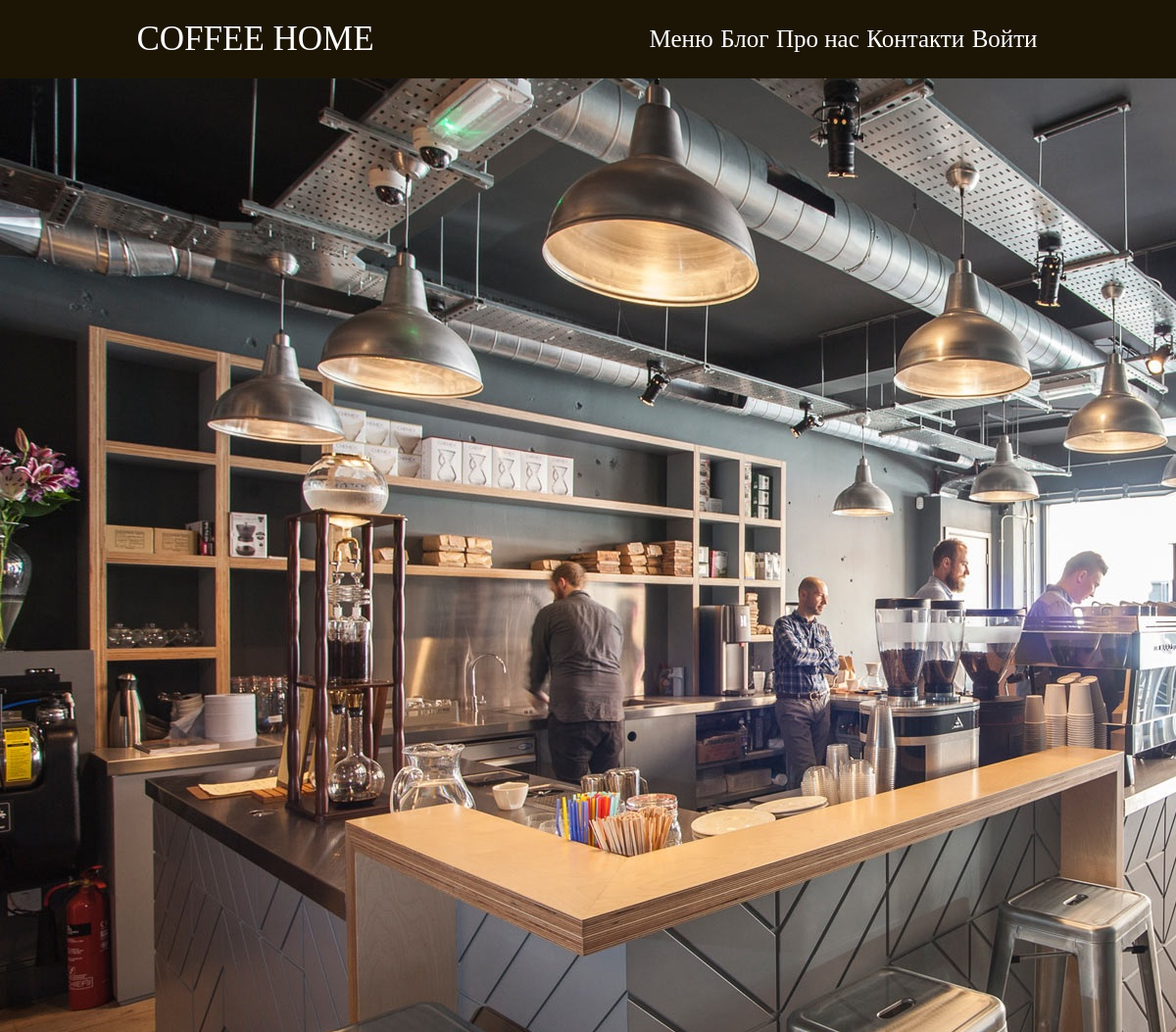
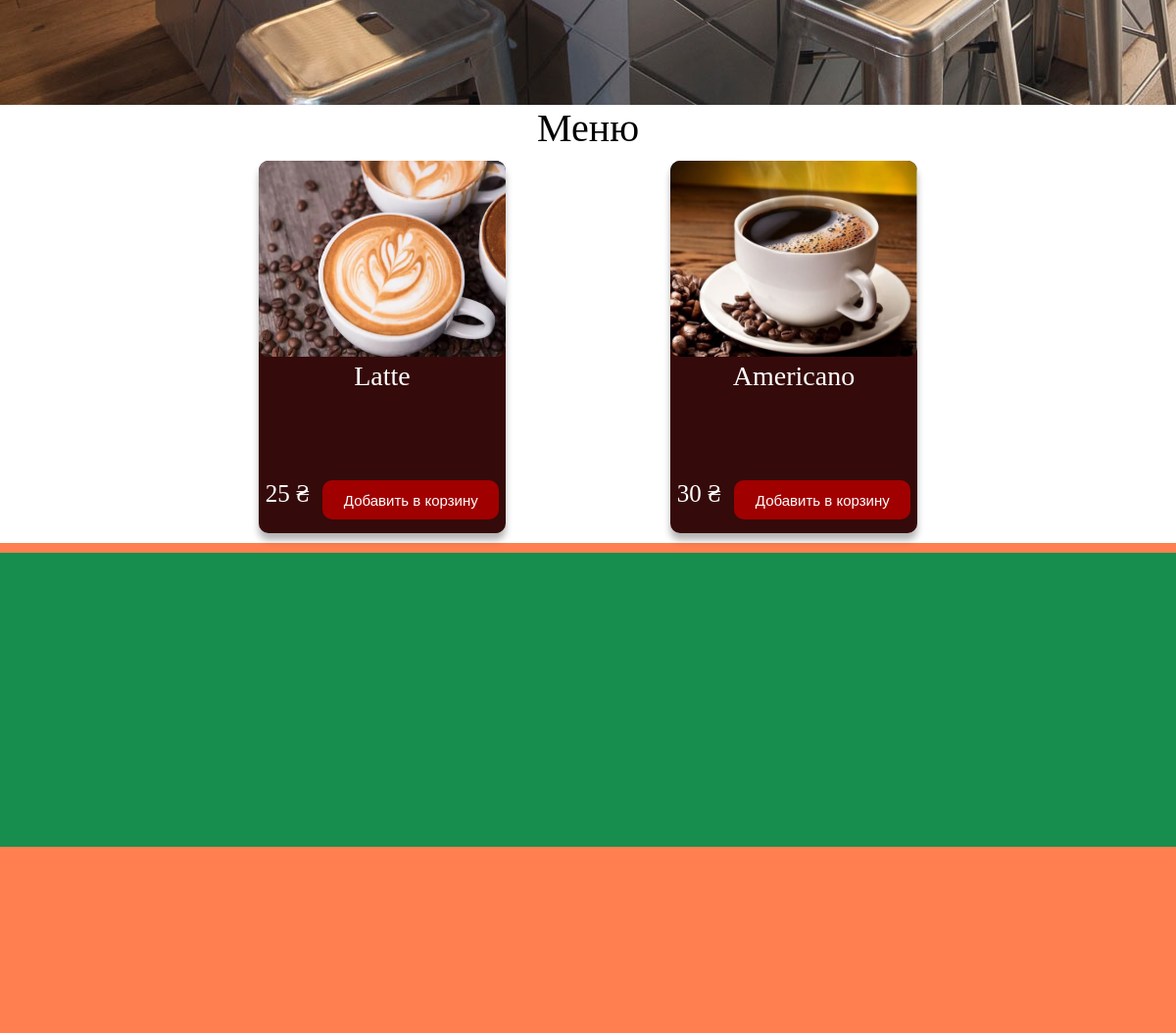
The page /home on the database its author committed (2 pictures, top to bottom).
### models.py (models this page shows, shortened)
class Product(db.Model):
    id = db.Column(db.Integer, primary_key=True)
    title = db.Column(db.String(100), nullable=False)
    text = db.Column(db.Text, nullable=False)
    price = db.Column(db.Integer, nullable=False)
    count = db.Column(db.Integer, nullable=False)
    name_image = db.Column(db.String(100), nullable=False)

### view.py (the view)
@app.route("/")
@app.route("/home")
def index():
    product = Product.query.order_by(Product.id).all()
    return render_template("index.html", data=product)

### templates/index.html (shortened to what this page needs)
{% extends 'base.html' %}
{% block content %}
{{ super() }}
{% endblock %}
{% block main%}
<main>
  <div class="About_us"></div>
  <h2 class="head-product">Меню</h2>
  <div id="menu" class="Product">
    {% for el in data %}
    <article class="Card">
      <img class="Card_image" src="/static/images/{{ el.name_image }}" alt="" />
      <h3 class="Card_header">{{ el.title }}</h3>
      <span>
      <div class="Card_price">
        <p>{{ el.price }} ₴</p>
      </div>
      <button class="Card_btn">Добавить в корзину</button>
      </span>
    </article>
    {% endfor %}
  </div>
</main>
{% endblock %}

### static/css/style.css (style rules this page uses)
html { box-sizing: border-box; font-size: 16px; }
*, *:before, *:after { box-sizing: inherit; }
body, h1, h2, h3, h4, h5, h6, p, ol, ul { margin: 0; padding: 0; font-weight: normal; }
img { max-width: 100%; height: auto; }
body { max-width: 1920px; width: 100%; margin: auto; }
main { margin-top: 80px; }
.About_us { height: 1080px; background-image: url('../images/room.jpg'); background-repeat: no-repeat; }
.head-product { font-size: 40px; text-align: center; }
.Product { width: 70%; margin: auto; display: flex; flex-flow: wrap; justify-content: space-around; }
.Card { width: 23%; margin: 10px; background-color: rgb(53, 10, 10); height: 380px; border-radius: 10px; box-shadow: 0px 7px 7px rgba(0, 0, 0, 0.3); transition: transform 300ms ease; }
.Card_image { width: 100%; height: 200px; border-radius: 10px; }
.Card_header { font-size: 28px; text-align: center; color: #fff; }
.Card span { margin-top: 90px; display: flex; justify-content: space-around; }
.Card_price { font-size: 25px; color: #fff; }
.Card button { width: 180px; height: 40px; font-size: 15px; color: #fff; background-color: rgb(160, 0, 0); border: 5px solid rgb(160, 0, 0); border-radius: 10px; }
@media screen and (max-width: 1200px) { .Card { width: 30%; } }

### rows shown on the page
Product: name_image (picture), title "Latte", price "25"
Product: name_image (picture), title "Americano", price "30"
